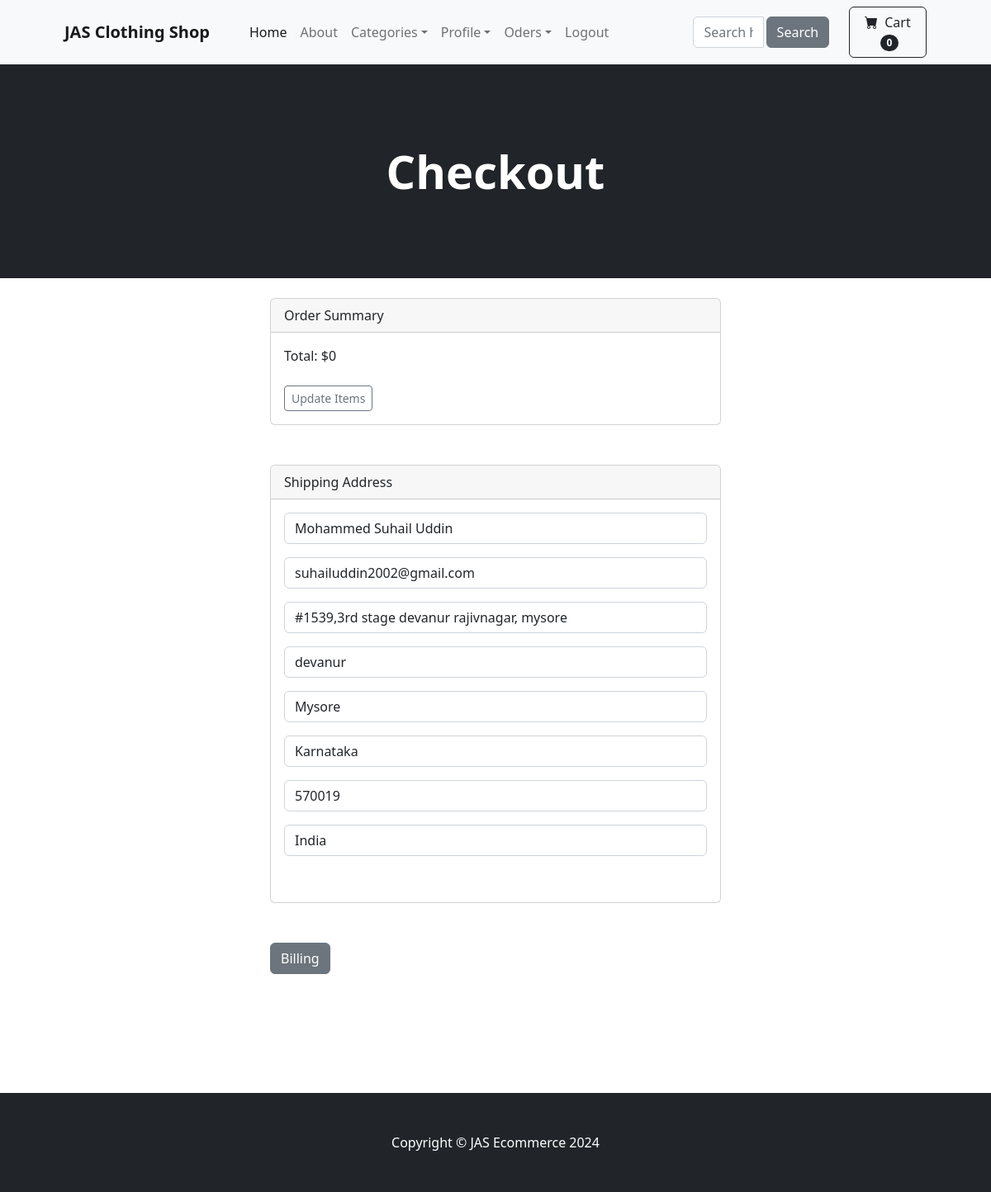
The app's page /payment/checkout (signed in) with its own data.
### payment/models.py (models this page shows, shortened)
class ShippingAddress(models.Model):
    user = models.ForeignKey(User, on_delete=models.CASCADE, null=True, blank=True)
    shipping_full_name = models.CharField(max_length=255)
    shipping_email = models.CharField(max_length=255)
    shipping_address1 = models.CharField(max_length=255)
    shipping_address2 = models.CharField(max_length=255, null=True, blank=True)
    shipping_city = models.CharField(max_length=255)
    shipping_state = models.CharField(max_length=255, null=True, blank=True)
    shipping_zipcode = models.CharField(max_length=255, null=True, blank=True)
    shipping_country = models.CharField(max_length=255)
    class Meta:
        verbose_name_plural = "Shipping Address"

### payment/views.py (the view)
# urls.py: path('checkout', views.checkout, name='checkout'),
def checkout(request):
    cart = Cart(request)
    cart_products = cart.get_prods
    quantities = cart.get_quants
    totals = cart.cart_total()
    if request.user.is_authenticated:
        shipping_user = ShippingAddress.objects.get(user__id=request.user.id)
        shipping_form = ShippingAddressForm(request.POST or None, instance=shipping_user)
        return render(request, 'payment/checkout.html', {'cart_products': cart_products, 'quantities': quantities, 'totals': totals, 'shipping_form':shipping_form})
    else:
        shipping_form = ShippingAddressForm(request.POST or None)
        return render(request, 'payment/checkout.html', {'cart_products': cart_products, 'quantities': quantities, 'totals': totals, 'shipping_form':shipping_form})

### cart/cart.py (called while the page is built, shortened)
    def __len__(self):
        return len(self.cart)

    def get_prods(self):
        product_ids = self.cart.keys()
        products = Product.objects.filter(id__in=product_ids)
        return products

    def cart_total(self):
        product_ids = self.cart.keys()
        products = Product.objects.filter(id__in=product_ids)
        quantities = self.cart
        total = 0
        return total

### cart/context_processors.py (called while the page is built)
def cart(request):
    return {'cart': Cart(request)}

### payment/templates/payment/checkout.html (shortened to what this page needs)
{% extends 'base.html' %}
{% block content %}
<header class="bg-dark py-5">
    <div class="container px-4 px-lg-5 my-5">
        <div class="text-center text-white">
            <h1 class="display-4 fw-bolder">Checkout</h1>
        </div>
    </div>
</header>
    <div class="container">
        <div class="row">
                <div class="col-md-6 offset-md-3"><br/>
                    <div class="card">
                        <div class="card-header">
                          Order Summary
                        </div>
                        <div class="card-body">
                            Total: ${{totals}}
                            <br/><br/>
                            <a href="{% url 'cart_summary' %}" class="btn btn-sm btn-outline-secondary">Update Items</a>
                        </div>
                    </div>
                    <br/><br/>
                    <div class="card">
                        <div class="card-header">
                          Shipping Address
                        </div>
                        <div class="card-body">
                            <form method="POST" action="{% url 'billing_info' %}">
                            {{shipping_form.as_p}}<br/>
                        </div>
                    </div><br/><br/>
                    <button type="submit" class="btn btn-secondary">Billing</button>
                </div>
        </div>
    </div>
<br/><br/><br/><br/><br/><br/>
{% endblock %}

### records on screen
ShippingAddress: shipping_full_name "Mohammed Suhail Uddin", shipping_email "suhailuddin2002@gmail.com", shipping_address1 "#1539,3rd stage devanur rajivnagar, mysore", shipping_address2 "devanur", shipping_city "Mysore", shipping_state "Karnataka", shipping_zipcode "570019", shipping_country "India"

### other values on screen
{{ cart|length }} "0"
{{ totals }} "0"
